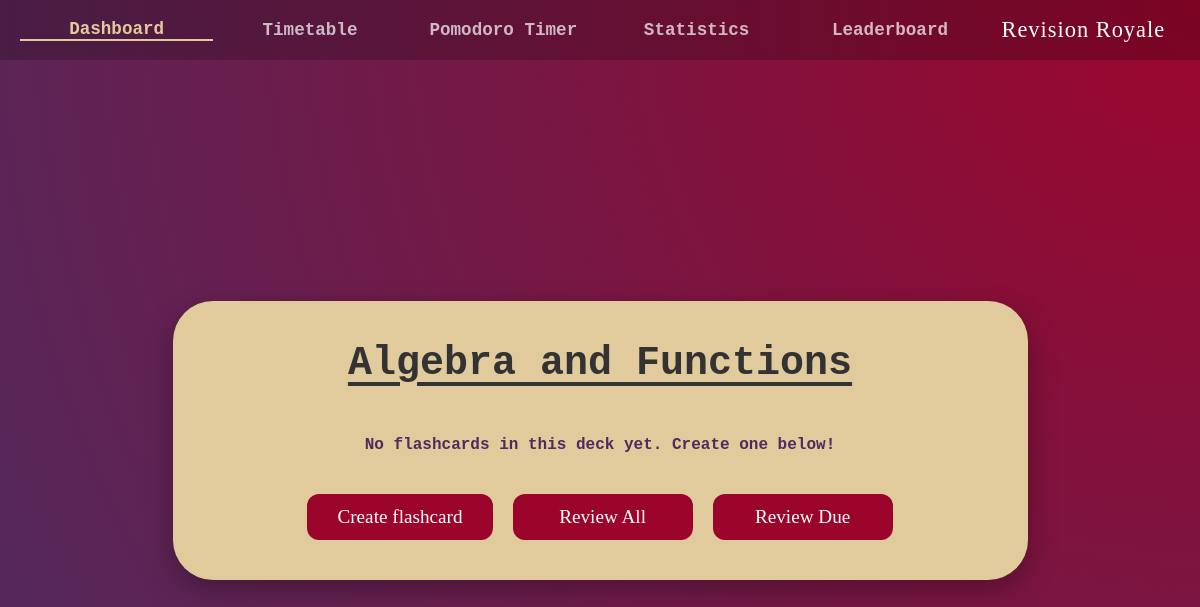
Page /flashcard_selection?DeckID=23 on the earlier database version.
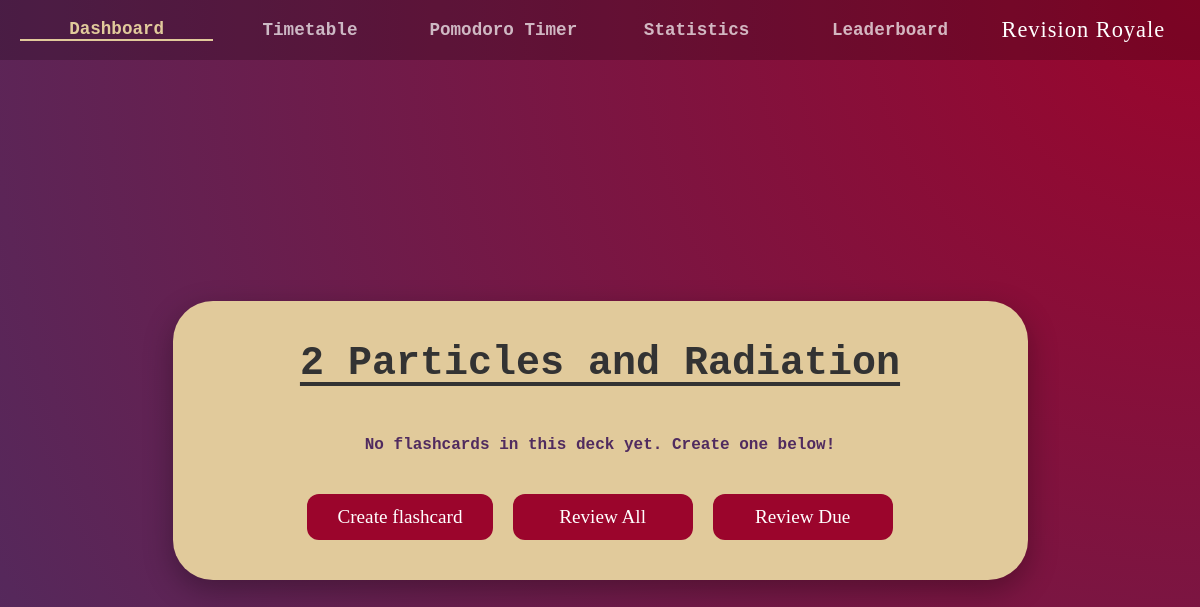
Same page on the later database version.
### tables this page shows
CREATE TABLE Decks
(DeckID INTEGER PRIMARY KEY AUTOINCREMENT,
DeckName TEXT,
Username TEXT,
SubjectID TEXT,
FOREIGN KEY(Username) REFERENCES Users(Username),
FOREIGN KEY(SubjectID) REFERENCES Subjects(SubjectID));

### app.py (the view)
@app.route("/flashcard_selection", methods=["GET"])
def FlashcardSelectionPage():
    AuthHandling(session)
    Deck = ProgramDatabase.GetRecord("Decks", AttributeValue("DeckID", "INTEGER", request.args.get('DeckID')))
    if Deck is None:
        return redirect("/deck_selection")
    Flashcards = ProgramDatabase.GetAllRecords("Flashcards", AttributeValue("DeckID", "INTEGER", request.args.get('DeckID')))
    FlashcardsData = []
    for Card in Flashcards:
        FlashcardsData.append(Card.ConvertToDictionary())
    return render_template("authenticated/subjects/flashcard_selection.html", ActivePage="dashboard", DeckData=Deck.ConvertToDictionary(), FlashcardsData = FlashcardsData)

### app.py (called while the page is built, shortened)
def AuthHandling(Session):
    global CurrentUser
    if "user" not in Session:
        return redirect("/login")

### modules.py (called while the page is built)
    def GetAttributes(self) -> list[AttributeValue]:
        return self.Attributes

    def ConvertToDictionary(self) -> dict:
        ReturnDictionary = {}
        for Attribute in self.GetAttributes():
            ReturnDictionary[Attribute.Name] = Attribute.Value
        ReturnDictionary[self.PrimaryKey.Name] = self.PrimaryKey.Value
        return ReturnDictionary

### templates/authenticated/subjects/flashcard_selection.html
{% extends "authenticated/authenticated_base.html" %}
{% block app_content %}
<div class="deck-view-wrapper">
    <div class="deck-big-card">
        <h1 class="deck-title">{{ DeckData["DeckName"] }}</h1>
        <div class="flashcards-grid-container">
            {% if FlashcardsData %}
                <div class="flashcards-grid">
                    {% for Flashcard in FlashcardsData %}
                    <a href="/flashcard_management?FlashcardID={{ Flashcard['FlashcardID'] }}"
                       class="flashcard-item priority-{{ Flashcard['Priority'] }}">
                        <div class="flashcard-front">
                            {{ Flashcard["FrontContent"] }}
                        </div>
                    </a>
                    {% endfor %}
                </div>
            {% else %}
                <p class="empty-state" style="color: #502b5f; font-weight: bold; font-family: 'Courier New', monospace;">
                    No flashcards in this deck yet. Create one below!
                </p>
            {% endif %}
        </div>
        <div class="review-actions" style="margin-top: 30px;">
            <a href="/flashcard_creation?DeckID={{ DeckData['DeckID'] }}" class="btn">Create flashcard</a>
            <a href="/flashcard_review?DeckID={{ DeckData['DeckID'] }}&mode=normal" class="btn">Review All</a>
            <a href="/flashcard_review?DeckID={{ DeckData['DeckID'] }}&mode=FSRS" class="btn">Review Due</a>
        </div>
    </div>
</div>
{% endblock %}

Differences in the rows shown:
changed Decks: DeckName "Algebra and Functions" → "2 Particles and Radiation"
